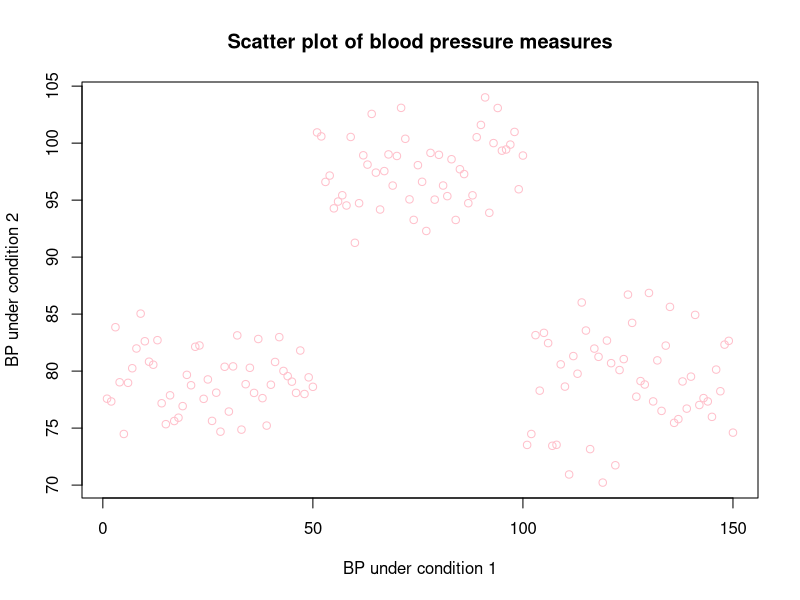
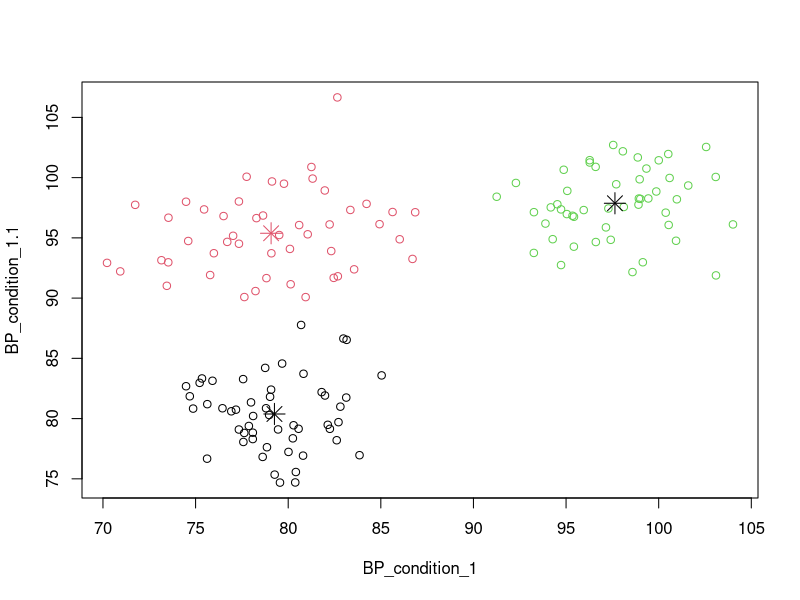

The R script that drew these images, in order:
## ---- chunk 1
# Read data file
dat = read.table("clusterdata.txt", header = TRUE, stringsAsFactors = FALSE)

#Plot to check for clusters
plot(x = dat$BP_condition_1, y = dat$BP_condition_2, col = "pink", main = "Scatter plot of blood pressure measures", xlab = "BP under condition 1", ylab = "BP under condition 2")
## ---- chunk 2
cl <- kmeans(x = dat, centers = 3, algorithm = "MacQueen", nstart = 25)
## ---- chunk 3
plot(dat, col = cl$cluster)

# Plot cluster centres
points(cl$centers, col = 1:2, pch = 8, cex = 2)
## ---- chunk 4
# Print the number of data points in each cluster:
print(cl$size)

# Print cluster category of each data point:
print(cl$cluster)

# Print cluster centroids
print(cl$centers) 

#Print the total sum of squares of distances of each point in the data space to the global centroid
print(cl$totss)

# Print the total sum of squares of distances of each cluster centroid to the global centroid
print(cl$betweenss)

# Clustering Ratio of between SS to total SS - check if ratio is close to 1
clratio = cl$betweenss/cl$totss
print(clratio)
